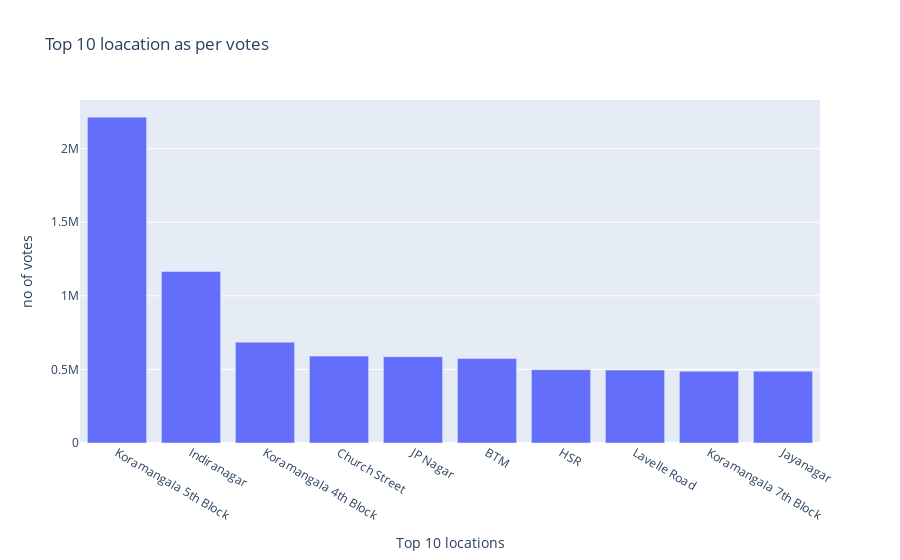

Notebook code cell kept with this figure:
### Code cell
y=zomato.groupby('location').sum()['votes'].sort_values(ascending=False).head(10)
x=y.index
fig=px.bar(x=x,y=y,labels={"x":"Top 10 locations","y":"no of votes"},title="Top 10 loacation as per votes")
fig.show()

### Figure 1 — Plotly figure (JSON) as saved in the notebook; plotly's stock layout.template omitted (floating-point values rounded to 4 significant figures)
{"data": [{"alignmentgroup": "True", "hovertemplate": "Top 10 locations=%{x}<br>no of votes=%{y}<extra></extra>", "legendgroup": "", "marker": {"color": "#636efa", "pattern": {"shape": ""}}, "name": "", "offsetgroup": "", "orientation": "v", "showlegend": false, "textposition": "auto", "type": "bar", "x": ["Koramangala 5th Block", "Indiranagar", "Koramangala 4th Block", "Church Street", "JP Nagar", "BTM", "HSR", "Lavelle Road", "Koramangala 7th Block", "Jayanagar"], "xaxis": "x", "y": [2214083, 1165909, 685156, 590306, 586522, 573668, 498322, 495777, 488225, 487044], "yaxis": "y"}], "layout": {"barmode": "relative", "legend": {"tracegroupgap": 0}, "title": {"text": "Top 10 loacation as per votes"}, "xaxis": {"anchor": "y", "domain": [0, 1], "title": {"text": "Top 10 locations"}}, "yaxis": {"anchor": "x", "domain": [0, 1], "title": {"text": "no of votes"}}}}
